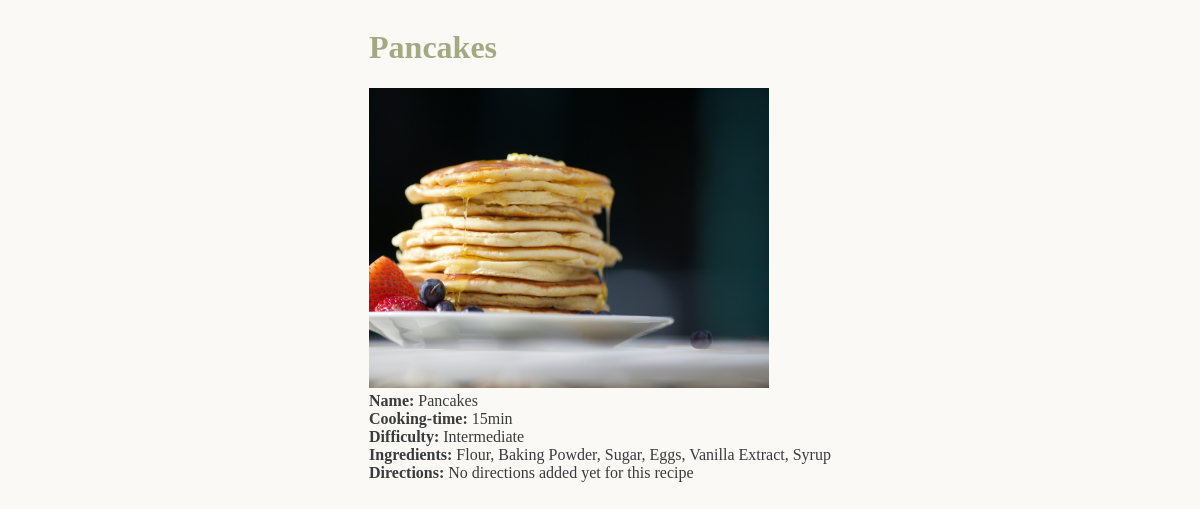
Screenshot of /list/3 with the database file from the repository.
### recipes/models.py (models this page shows, shortened)
class Recipe(models.Model):
  name= models.CharField(max_length=50)
  cooking_time= models.IntegerField()
  ingredients= models.TextField(max_length=250)
  difficulty= models.CharField(max_length=12, default= None)
  directions = models.TextField(max_length=500, default= 'No directions added yet for this recipe')
  pic = models.ImageField(upload_to='recipes', default='no_picture.jpg')

### recipes/views.py (the view)
# urls.py: path('list/<pk>', RecipeDetailView.as_view(), name='detail'),
class RecipeDetailView(DetailView):
  model = Recipe
  template_name = 'recipes/details.html'

### recipes/templates/recipes/details.html (shortened to what this page needs)
<!DOCTYPE html>
<html>
  <head>
    <link rel="stylesheet" href="../../static/recipes/index.css" />
  </head>
  <body>
    <div class="details__layout">
      <div class="">
        <h1>{{object.name}}</h1>
        <img src="{{object.pic.url}}" width="400" height="300" />
        <br>
        <b>Name: </b> {{object.name}} <br />
        <b>Cooking-time: </b> {{object.cooking_time}}min <br />
        <b>Difficulty: </b> {{object.difficulty}} <br />
        <b>Ingredients: </b> {{object.ingredients}} <br />
        <b>Directions: </b> {{object.directions}} <br />
      </div>
    </div>
  </body>
</html>

### recipes/static/recipes/index.css (style rules this page uses)
* { background-color: #faf9f6; color: #3a3b3c; box-sizing: border-box; }
:root { --bg-color: #faf9f6; --light-green: #c5c191; --mid-green: #a3aa81; --dark-green: #4c4735; }
h1, h2 { color: var(--mid-green); }
.details__layout { display: flex; justify-content: center; }

### rows the page displays
Recipe: name "Pancakes", pic (picture), cooking_time "15", difficulty "Intermediate", ingredients "Flour, Baking Powder, Sugar, Eggs, Vanilla Extract, Syrup", directions "No directions added yet for this recipe"
